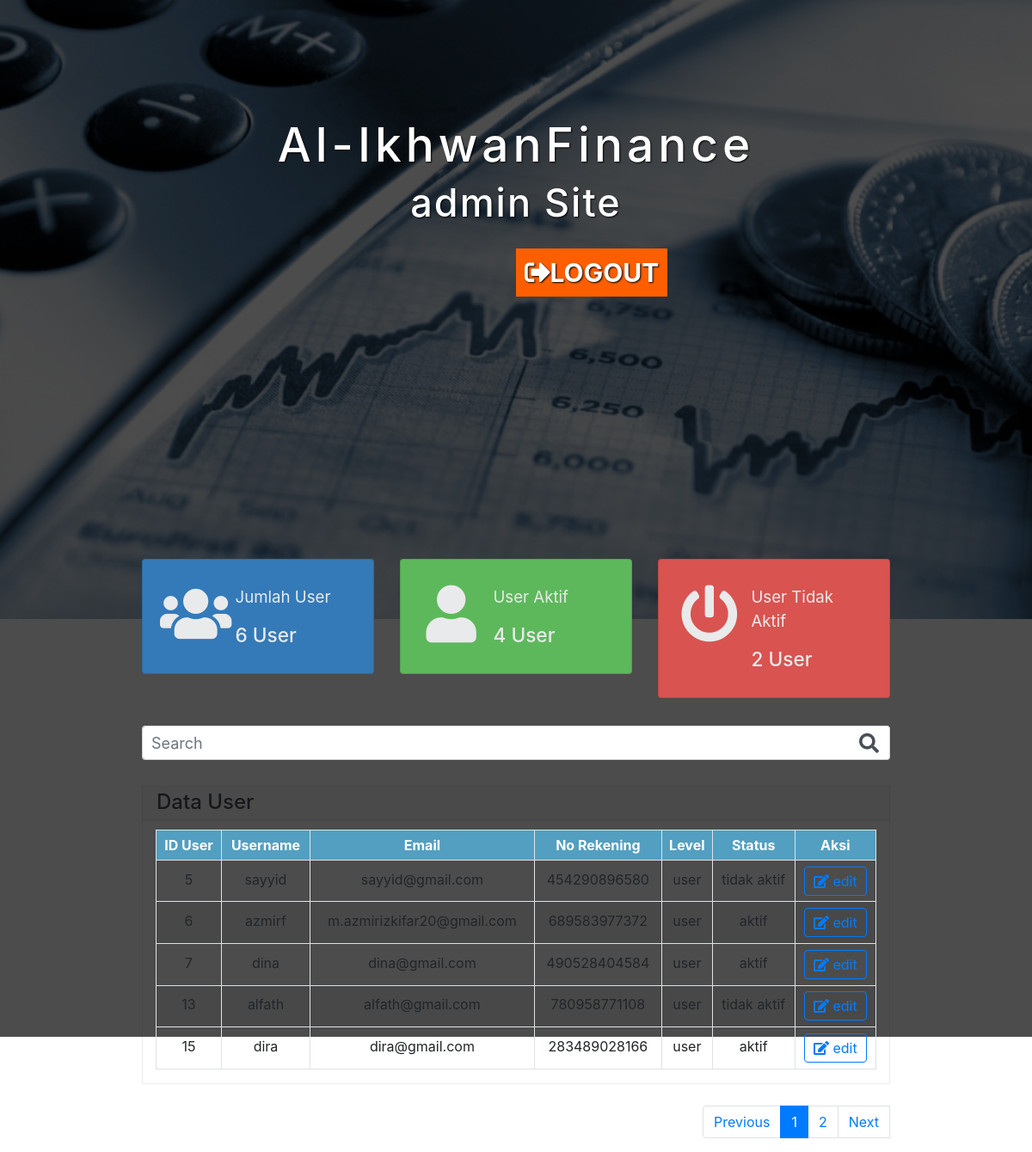
The page /administrator (signed in) on the database its author committed.
### tables this page shows
CREATE TABLE `users` (
  `id_user` int(11) NOT NULL,
  `email` varchar(50) NOT NULL,
  `username` varchar(50) NOT NULL,
  `password` varchar(255) NOT NULL,
  `status` varchar(20) NOT NULL DEFAULT 'aktif',
  `level` varchar(10) NOT NULL DEFAULT 'user',
  `no_rek` char(12) NOT NULL
);

### function/functions.php (called while the page is built, shortened)
<?php
    $koneksi = mysqli_connect('localhost', 'root', '', 'alikhwanfinance');
    if (mysqli_connect_error() == true) {
        die('Gagal terhubung ke database');
        return false;
    } else {
        return true;
    }
    function query($query) {
        global $koneksi;
        $result = mysqli_query($koneksi, $query);
        $rows = [];
        while( $row = mysqli_fetch_assoc($result) ) {
            $rows[] = $row;
        }
        return $rows;
    }
?>

### administrator.php (the view, shortened to what this page needs)
<?php
require 'function/functions.php';
if(isset($_COOKIE['login'])) {
    if ($_COOKIE['level'] == 'admin') {
        $_SESSION['login'] = true;
        $ambilNama = $_COOKIE['login'];
    }
    elseif ($_COOKIE['level'] == 'user') {
        $_SESSION['login'] = true;
        header('Location: index');
    }
}
elseif ($_SESSION['level'] == 'admin') {
    $ambilNama = $_SESSION['user'];
}
else {
    if ($_SESSION['level'] == 'user') {
        header('Location: index');
        exit;
    }
}
$jumlahTabel = 5;
$jumlahData = count(query("SELECT * FROM users WHERE username NOT LIKE 'admin'"));
$jumlahHalaman = ceil($jumlahData / $jumlahTabel);
$halamanAktif = (isset($_GET['halaman'])) ? $_GET['halaman'] : 1;
$awalData = ($jumlahTabel * $halamanAktif) - $jumlahTabel;
$dataUser = query("SELECT * FROM users WHERE username NOT LIKE 'admin' LIMIT $awalData, $jumlahTabel");
$jumlahUser = mysqli_query($koneksi, "SELECT * FROM users WHERE username NOT LIKE 'admin'");
$jumlahUserAktif = mysqli_query($koneksi, "SELECT * FROM users WHERE status = 'aktif' AND username NOT LIKE 'admin'");
$jumlahUserTidakAktif = mysqli_query($koneksi, "SELECT * FROM users WHERE status = 'tidak aktif' AND username NOT LIKE 'admin'");
?>
<!DOCTYPE html>
<html lang = "en">
<head>
    <link rel="stylesheet" href="css/dashboard.css">
    <link rel="stylesheet" href="css/bootstrap-reboot.min.css">
    <link rel="stylesheet" href="css/bootstrap.css">
    <link rel="stylesheet" href="css/bootstrap.min.css">
    <link rel="stylesheet" href="css/admin.css">
    <link rel="stylesheet" href="https://use.fontawesome.com/releases/v5.6.3/css/all.css"
>
    <link rel="stylesheet" href="css/styler.css?v=1.0">
    <link rel="stylesheet" type="text/css" href="https://cdnjs.cloudflare.com/ajax/libs/sweetalert/1.1.3/sweetalert.min.css">
<body>
    <div class="content">
        <div class="isi mx-auto ">
            <h2>Al-IkhwanFinance </h2>
            <h4><?= $ambilNama ?> Site</h4><br>
                <a class="submit" href="logout" style="margin-left: 600px; text-decoration: none;"><i class="fas fa-sign-out-alt"></i>LOGOUT</a>
        </div>
    </div>
    <header class="background"></header>
            <div class="container kotak" id="container" style="border: none;">
                <div class="row cardview" id="row">
                    <div class="col-md-4 jarak">
                        <div class="card card-stats card-warning" style="background: #347ab8;">
                            <div class="card-body ">
                                <div class="row">
                                    <div class="col-5">
                                        <div class="icon-big text-center">
                                            <i class="fa fa-users ikon" aria-hidden="true"></i>
                                        </div>
                                    </div>
                                    <div class="col-7 d-flex align-items-center tulisan">
                                        <div class="numbers">
                                            <p class="card-category ket head">Jumlah User</p>
                                            <h4 class="card-title ket total"><?= mysqli_num_rows($jumlahUser) ?> User
                                            </h4>
                                        </div>
                                    </div>
                                </div>
                            </div>
                        </div>
                    </div>
                    <div class="col-md-4 jarak">
                        <a style="text-decoration: none; cursor: pointer;" class="btn-userAktif">
                            <div class="card card-stats card-warning" style="background:#5db85b ">
                                <div class="card-body ">
                                    <div class="row">
                                        <div class="col-5">
                                            <div class="icon-big text-center">
                                                <i class="fa fa-user ikon"></i>
                                            </div>
                                        </div>
                                        <div class="col-7 d-flex align-items-center tulisan">
                                            <div class="numbers">
                                                <p class="card-category ket head">User Aktif</p>
                                                <h4 class="card-title ket total"><?= mysqli_num_rows($jumlahUserAktif) ?> User</h4>
                                            </div>
                                        </div>
                                    </div>
                                </div>
                            </div>
                        </a>
                    </div>
                    <div class="col-md-4 jarak">
                        <a style="text-decoration: none; cursor: pointer;" class="btn-userNonAktif">
                            <div class="card card-stats card-warning" style="background: #d95350;">
                                <div class="card-body">
                                    <div class="row">
                                        <div class="col-5">
                                            <div class="icon-big text-center">
                                                <i class="fas fa-power-off ikon"></i>
                                            </div>
                                        </div>
                                        <div class="col-7 d-flex align-items-center tulisan">
                                            <div class="numbers">
                                                <p class="card-category ket head">User Tidak Aktif</p>
                                                <h4 class="card-title ket total"><?= mysqli_num_rows($jumlahUserTidakAktif) ?> User</h4>
                                            </div>
                                        </div>
                                    </div>
                                </div>
                            </div>
                        </a>
                    </div>
                </div>
                <div class="row cari-filter" style="margin-top: 10px;">
                    <div class="col-lg-12" style="margin-top: 20px;">
                        <div class="input-group">
                            <input type="text" name="cari" class="form-control border-right-0 cari" id="keyword" placeholder="Search" style="width: 90%;padding: 5px 10px; font-size: 18px;" autocomplete="off">
                            <div class="input-group-append">
                                <span class="input-group-text bg-white border-left-0 icone"><i class="fa fa-search" style="font-size: 23px;"></i></span>
                            </div>
                        </div>
                    </div>
                </div>
                <div class="headline" style="height: 40px;margin-top: 15px;">
                    <h4 class="ml-3 mt-1" style="color: #4b4f58">Data User</h4>
                </div>
                <div class="container tampil" id="container">
                    <div class="row" id="row">
                        <div class="col-md-12">
                            <div class="table-responsive">
                                <table class="table table-sm table-hover table-striped table-bordered">
                                    <tr>
                                        <th>ID User</th>
                                        <th>Username</th>
                                        <th>Email</th>
                                        <th>No Rekening</th>
                                        <th>Level</th>
                                        <th>Status</th>
                                        <th>Aksi</th>
                                    </tr>
                                    <?php foreach($dataUser as $row) : ?>
                                        <?php if ($row['username'] != 'admin') : ?>
                                            <tr id="<?= $row['id_user'] ?>" style="cursor: pointer">
                                                <td data-target="id_user" class="data" data-id="<?= $row['id_user'] ?>"><?= $row['id_user'] ?></td>
                                                <td data-target="username" class="data" data-id="<?= $row['id_user'] ?>"><?= $row['username'] ?></td>
                                                <td data-target="email" class="data" data-id="<?= $row['id_user'] ?>"><?= $row['email'] ?></td>
                                                <td data-target="no_rek"><?= $row['no_rek'] ?></td>
                                                <td class="data" data-id="<?= $row['id_user'] ?>"><?= $row['level'] ?></td>
                                                <td data-target="status" class="data" data-id="<?= $row['id_user'] ?>"><?= $row['status']?></td>
                                                <td>
                                                    <button data-id="<?= $row['id_user'] ?>" data-role="update" class="btn btn-outline-primary openBtn">
                                                        <i class="fas fa-edit"></i> edit
                                                    </button>
                                                </td>
                                            </tr>
                                        <?php endif; ?>
                                    <?php endforeach; ?>
                                </table>
                            </div>
                        </div>
                    </div>
                </div>
                <div class="panel-footer">
                    <nav class="float-right page">
                        <ul class="pagination">
                            <?php if ($halamanAktif > 1) : ?>
                            <li class="page-item">
                                <a href="?halaman=<?= $halamanAktif - 1 ?>" class="page-link">Previous</a>
                            </li>
                            <?php else : ?>
                            <li class="page-item">
                                <div class="page-link">Previous</div>
                            </li>
                            <?php endif; ?>
                            <?php for ($i = 1; $i <= $jumlahHalaman; $i++) : ?>
                                <?php if ($i == $halamanAktif) : ?>
                                <li class="page-item active" aria-current="page">
                                    <a class="page-link" href="?halaman=<?= $i; ?>"><?= $i; ?></a>
                                </li>
                                <?php else : ?>
                                <li class="page-item" aria-current="page">
                                    <a class="page-link" href="?halaman=<?= $i; ?>"><?= $i; ?></a>
                                </li>
                                <?php endif; ?>
                            <?php endfor; ?>
                            <?php if ($halamanAktif < $jumlahHalaman) : ?>
                            <li>
                                <a href="?halaman=<?= $halamanAktif + 1 ?>" class="page-link" href="#">Next</a>
                            </li>
                            <?php else : ?>
                            <li class="page-item">
                                <div class="page-link">Next</div>
                            </li>
                            <?php endif; ?>
                        </ul>
                    </nav>
                </div>
            </div>
    <br>
</body>
</html>

### css/dashboard.css (style rules this page uses)
.ikon { font-size: 50pt; color: #e9eaeb; }
.ket { color: #e9eaeb; }
.head { font-size: 14pt; }
.total { font-size: 17pt; }
.tulisan { margin-left: -20px; }
.tulisan { font-size: 21pt; color: #e9eaeb; margin-bottom: -1px; }

### css/admin.css (style rules this page uses)
* { padding: 0px; margin: 0px; }
.background { background-image: url('img/header1.jpg'); background-position: center; background-size: cover; height: 70%; }
.content { background-color: rgba(0,0,0,0.7); position: absolute; top: 0; height:90%; width: 100%; border:none; }
.isi { width: auto; margin-top: 135px; }
.isi h2 { color: white; letter-spacing: 5px; text-align: center; text-shadow: 1px 1px 2px black; font-size: 55px; }
.isi h4 { color: white; letter-spacing: 2px; text-align: center; text-shadow: 1px 1px 2px black; font-size: 45px; }
.submit { color: #fff; text-shadow: 1px 1px 2px black; font-weight: bolder; text-align: center; padding: 10px; font-size:30px; background-color :#fd5f00; border: none; cursor: pointer; }
.kotak { width: 75%; margin: auto; margin-top: -80px; }

### css/styler.css (style rules this page uses)
* { padding: 0; margin: 0; box-sizing: border-box; }
html, body { height: 100%; }
span { color: #333; }
.cari { height: 35px; }
th { background: #529fc1; color: #fff; padding: 5px; text-align: center; }
td { line-height: 35px; text-align: center; }
.btn { padding: 4px 10px; margin: 2px 0; }
.page { margin-top: -5px; }
.container { margin-bottom: 30px; border: 1px solid rgb(238, 236, 236); max-width: 100%; }
.headline { height: 35px; background: #f8f9fa; border: 1px solid rgb(238, 236, 236); }
.row { margin-top: 10px; }
.form-control { height: 40px; }
.cari-filter { padding-bottom: 15px; padding-top: 2px; }

### administrator.php (style rules this page uses)
.background { background-image: url('img/header1.jpg'); background-color: rgba(0,0,0,0.7); background-position: center; background-size: cover; height: 90%; background-attachment: fixed; position: relative; background-size: cover; width: 100%; overflow: hidden; z-index:-55; }

### rows shown on the page
users: id_user "5", username "sayyid", email "sayyid@gmail.com", no_rek "454290896580", level "user", status "tidak aktif"
users: id_user "6", username "azmirf", email "m.azmirizkifar20@gmail.com", no_rek "689583977372", level "user", status "aktif"
users: id_user "7", username "dina", email "dina@gmail.com", no_rek "490528404584", level "user", status "aktif"
users: id_user "13", username "alfath", email "alfath@gmail.com", no_rek "780958771108", level "user", status "tidak aktif"
users: id_user "15", username "dira", email "dira@gmail.com", no_rek "283489028166", level "user", status "aktif"

### other values the page prints
$ambilNama "admin"
mysqli_num_rows($jumlahUser) "6"
mysqli_num_rows($jumlahUserAktif) "4"
mysqli_num_rows($jumlahUserTidakAktif) "2"
